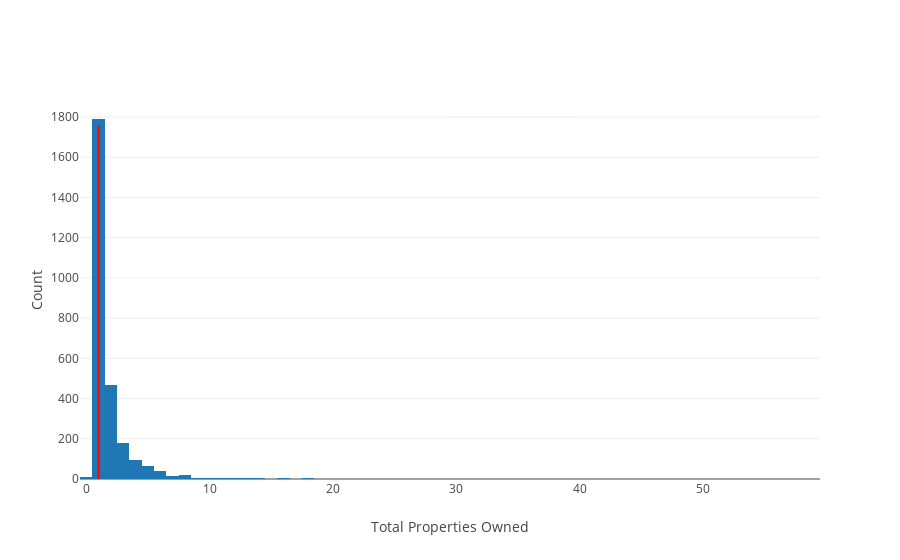

Notebook code for this chart:
### Code cell
plotly_hist(report['property_count'], "Total Properties Owned", "Count", 1760)

### Figure 1 — Plotly figure (JSON) as saved in the notebook; plotly's stock layout.template omitted (floating-point values rounded to 4 significant figures; data arrays with more than 128 entries replaced by an {"elided": "..."} marker saying what was removed)
{"data": [{"type": "histogram", "uid": "7c6793fd-5c5b-4f0b-a9db-9b7120b506d0", "x": {"elided": "2733 int values"}}], "layout": {"autosize": true, "shapes": [{"line": {"color": "red"}, "type": "line", "x0": 1, "x1": 1, "y0": 0, "y1": 1760}], "xaxis": {"autorange": true, "range": [-0.5, 59.5], "showspikes": false, "title": {"text": "Total Properties Owned"}, "type": "linear"}, "yaxis": {"autorange": true, "range": [-7.006, 1885.0], "showspikes": false, "title": {"text": "Count"}}}}
